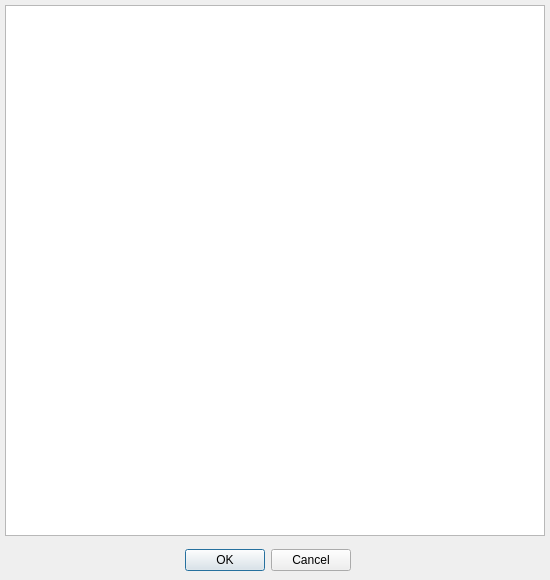
<?xml version="1.0" encoding="UTF-8"?>
<ui version="4.0">
 <class>DlgCSS</class>
 <widget class="QDialog" name="DlgCSS">
  <property name="geometry">
   <rect>
    <x>0</x>
    <y>0</y>
    <width>550</width>
    <height>580</height>
   </rect>
  </property>
  <property name="windowTitle">
   <string>Dialog</string>
  </property>
  <widget class="QDialogButtonBox" name="buttonBox">
   <property name="geometry">
    <rect>
     <x>110</x>
     <y>540</y>
     <width>241</width>
     <height>41</height>
    </rect>
   </property>
   <property name="orientation">
    <enum>Qt::Horizontal</enum>
   </property>
   <property name="standardButtons">
    <set>QDialogButtonBox::Cancel|QDialogButtonBox::Ok</set>
   </property>
  </widget>
  <widget class="QTextEdit" name="textEdit">
   <property name="geometry">
    <rect>
     <x>5</x>
     <y>5</y>
     <width>540</width>
     <height>531</height>
    </rect>
   </property>
  </widget>
 </widget>
 <resources/>
 <connections>
  <connection>
   <sender>buttonBox</sender>
   <signal>accepted()</signal>
   <receiver>DlgCSS</receiver>
   <slot>accept()</slot>
   <hints>
    <hint type="sourcelabel">
     <x>248</x>
     <y>254</y>
    </hint>
    <hint type="destinationlabel">
     <x>157</x>
     <y>274</y>
    </hint>
   </hints>
  </connection>
  <connection>
   <sender>buttonBox</sender>
   <signal>rejected()</signal>
   <receiver>DlgCSS</receiver>
   <slot>reject()</slot>
   <hints>
    <hint type="sourcelabel">
     <x>316</x>
     <y>260</y>
    </hint>
    <hint type="destinationlabel">
     <x>286</x>
     <y>274</y>
    </hint>
   </hints>
  </connection>
 </connections>
</ui>
